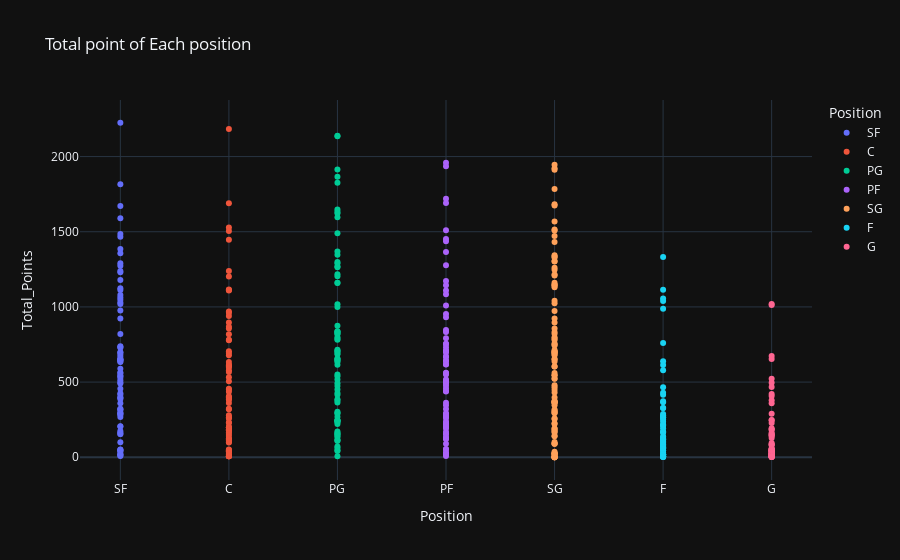
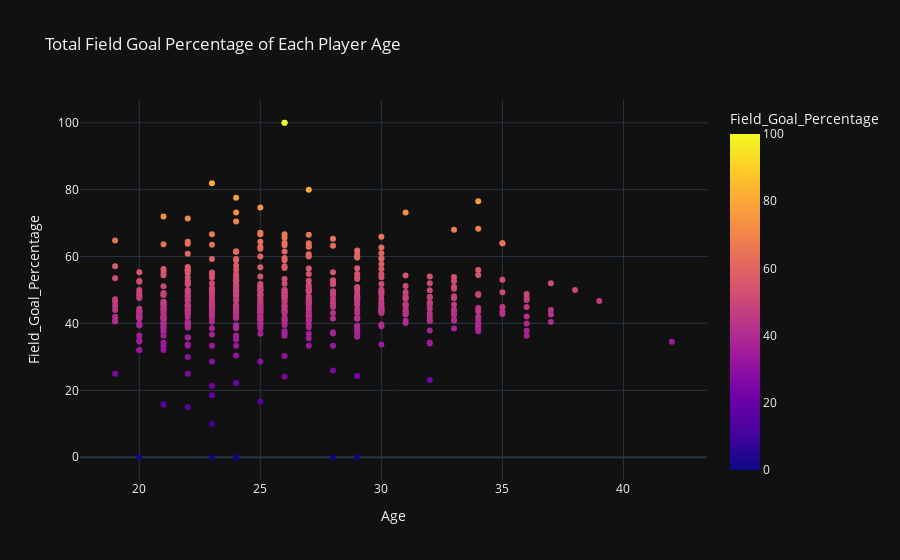
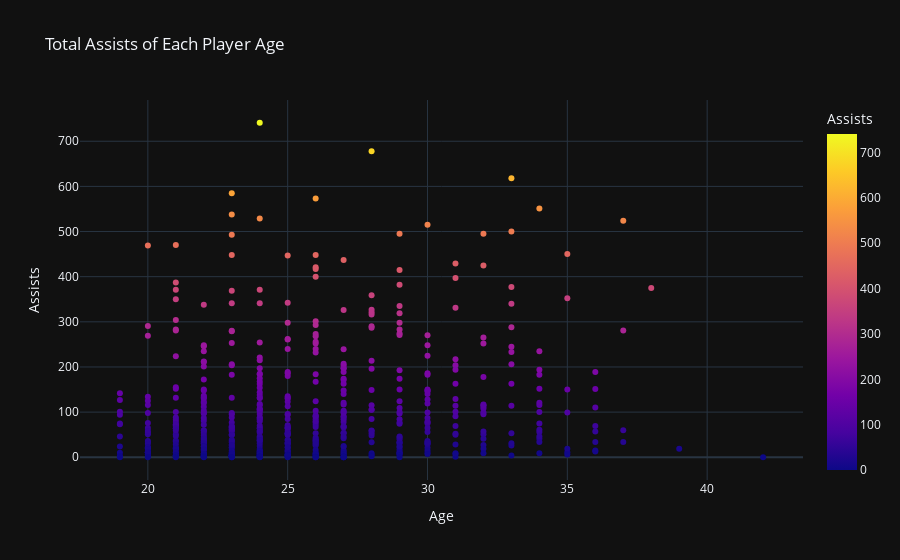

Notebook code for these charts, in order:
### Code cell
Total_point_POS=px.scatter(df,x='Position',y='Total_Points',color='Position',template='plotly_dark',
                           title='Total point of Each position')
Total_point_POS.show()
Field_Goal_Percentage=px.scatter(df,x='Age',y='Field_Goal_Percentage',color='Field_Goal_Percentage',template='plotly_dark',title='Total Field Goal Percentage of Each Player Age')
Field_Goal_Percentage.show()
Field_Goal_Percentage=px.scatter(df,x='Age',y='Assists',color='Assists',template='plotly_dark',title='Total Assists of Each Player Age')
Field_Goal_Percentage.show()

### Figure 1 — Plotly figure (JSON) as saved in the notebook; plotly's stock layout.template omitted (floating-point values rounded to 4 significant figures)
{"data": [{"hovertemplate": "Position=%{x}<br>Total_Points=%{y}<extra></extra>", "legendgroup": "SF", "marker": {"color": "#636efa", "symbol": "circle"}, "mode": "markers", "name": "SF", "orientation": "v", "showlegend": true, "type": "scatter", "x": ["SF", "SF", "SF", "SF", "SF", "SF", "SF", "SF", "SF", "SF", "SF", "SF", "SF", "SF", "SF", "SF", "SF", "SF", "SF", "SF", "SF", "SF", "SF", "SF", "SF", "SF", "SF", "SF", "SF", "SF", "SF", "SF", "SF", "SF", "SF", "SF", "SF", "SF", "SF", "SF", "SF", "SF", "SF", "SF", "SF", "SF", "SF", "SF", "SF", "SF", "SF", "SF", "SF", "SF", "SF", "SF", "SF", "SF", "SF", "SF", "SF", "SF", "SF", "SF", "SF", "SF", "SF", "SF", "SF", "SF", "SF", "SF", "SF", "SF", "SF", "SF", "SF"], "xaxis": "x", "y": [2225, 1816, 1671, 1590, 1485, 1466, 1385, 1357, 1290, 1273, 1239, 1230, 1179, 1124, 1112, 1080, 1062, 1047, 1029, 1019, 976, 923, 820, 738, 733, 728, 698, 697, 683, 669, 654, 650, 649, 647, 647, 637, 633, 588, 562, 561, 542, 541, 529, 512, 497, 490, 455, 425, 415, 398, 395, 387, 359, 322, 319, 314, 297, 293, 287, 283, 268, 206, 205, 174, 165, 155, 155, 100, 51, 50, 46, 44, 35, 20, 20, 11, 9], "yaxis": "y"}, {"hovertemplate": "Position=%{x}<br>Total_Points=%{y}<extra></extra>", "legendgroup": "C", "marker": {"color": "#EF553B", "symbol": "circle"}, "mode": "markers", "name": "C", "orientation": "v", "showlegend": true, "type": "scatter", "x": ["C", "C", "C", "C", "C", "C", "C", "C", "C", "C", "C", "C", "C", "C", "C", "C", "C", "C", "C", "C", "C", "C", "C", "C", "C", "C", "C", "C", "C", "C", "C", "C", "C", "C", "C", "C", "C", "C", "C", "C", "C", "C", "C", "C", "C", "C", "C", "C", "C", "C", "C", "C", "C", "C", "C", "C", "C", "C", "C", "C", "C", "C", "C", "C", "C", "C", "C", "C", "C", "C", "C", "C", "C", "C", "C", "C", "C", "C"], "xaxis": "x", "y": [2183, 1690, 1529, 1505, 1447, 1239, 1203, 1115, 1113, 1109, 969, 961, 939, 897, 868, 857, 818, 781, 779, 705, 694, 679, 634, 616, 612, 602, 600, 579, 567, 532, 506, 456, 450, 435, 406, 399, 387, 383, 361, 323, 320, 279, 263, 262, 261, 233, 227, 199, 199, 199, 186, 182, 181, 178, 167, 155, 142, 125, 121, 116, 112, 102, 98, 51, 49, 43, 43, 43, 40, 36, 35, 24, 19, 12, 7, 6, 6, 6], "yaxis": "y"}, {"hovertemplate": "Position=%{x}<br>Total_Points=%{y}<extra></extra>", "legendgroup": "PG", "marker": {"color": "#00cc96", "symbol": "circle"}, "mode": "markers", "name": "PG", "orientation": "v", "showlegend": true, "type": "scatter", "x": ["PG", "PG", "PG", "PG", "PG", "PG", "PG", "PG", "PG", "PG", "PG", "PG", "PG", "PG", "PG", "PG", "PG", "PG", "PG", "PG", "PG", "PG", "PG", "PG", "PG", "PG", "PG", "PG", "PG", "PG", "PG", "PG", "PG", "PG", "PG", "PG", "PG", "PG", "PG", "PG", "PG", "PG", "PG", "PG", "PG", "PG", "PG", "PG", "PG", "PG", "PG", "PG", "PG", "PG", "PG", "PG", "PG", "PG", "PG", "PG", "PG", "PG", "PG", "PG", "PG", "PG", "PG", "PG", "PG", "PG", "PG", "PG", "PG", "PG", "PG", "PG", "PG"], "xaxis": "x", "y": [2138, 2135, 1914, 1866, 1826, 1648, 1633, 1623, 1596, 1490, 1369, 1347, 1298, 1290, 1271, 1263, 1218, 1204, 1160, 1159, 1017, 1000, 875, 838, 837, 830, 822, 819, 798, 786, 781, 715, 709, 703, 693, 685, 659, 651, 650, 641, 636, 615, 550, 539, 517, 493, 474, 450, 427, 415, 386, 378, 365, 302, 295, 291, 270, 246, 246, 244, 239, 232, 222, 171, 161, 157, 152, 142, 135, 114, 114, 108, 72, 61, 47, 41, 7], "yaxis": "y"}, {"hovertemplate": "Position=%{x}<br>Total_Points=%{y}<extra></extra>", "legendgroup": "PF", "marker": {"color": "#ab63fa", "symbol": "circle"}, "mode": "markers", "name": "PF", "orientation": "v", "showlegend": true, "type": "scatter", "x": ["PF", "PF", "PF", "PF", "PF", "PF", "PF", "PF", "PF", "PF", "PF", "PF", "PF", "PF", "PF", "PF", "PF", "PF", "PF", "PF", "PF", "PF", "PF", "PF", "PF", "PF", "PF", "PF", "PF", "PF", "PF", "PF", "PF", "PF", "PF", "PF", "PF", "PF", "PF", "PF", "PF", "PF", "PF", "PF", "PF", "PF", "PF", "PF", "PF", "PF", "PF", "PF", "PF", "PF", "PF", "PF", "PF", "PF", "PF", "PF", "PF", "PF", "PF", "PF", "PF", "PF", "PF", "PF", "PF", "PF", "PF", "PF", "PF", "PF"], "xaxis": "x", "y": [1959, 1936, 1720, 1691, 1510, 1451, 1437, 1366, 1277, 1173, 1144, 1109, 1085, 1010, 953, 931, 847, 833, 791, 755, 754, 731, 712, 707, 696, 671, 666, 642, 641, 619, 617, 562, 559, 551, 518, 509, 508, 504, 497, 493, 478, 459, 441, 437, 362, 346, 321, 292, 288, 277, 266, 263, 240, 225, 224, 220, 206, 196, 195, 170, 157, 153, 132, 128, 124, 122, 89, 55, 51, 28, 27, 25, 22, 9], "yaxis": "y"}, {"hovertemplate": "Position=%{x}<br>Total_Points=%{y}<extra></extra>", "legendgroup": "SG", "marker": {"color": "#FFA15A", "symbol": "circle"}, "mode": "markers", "name": "SG", "orientation": "v", "showlegend": true, "type": "scatter", "x": ["SG", "SG", "SG", "SG", "SG", "SG", "SG", "SG", "SG", "SG", "SG", "SG", "SG", "SG", "SG", "SG", "SG", "SG", "SG", "SG", "SG", "SG", "SG", "SG", "SG", "SG", "SG", "SG", "SG", "SG", "SG", "SG", "SG", "SG", "SG", "SG", "SG", "SG", "SG", "SG", "SG", "SG", "SG", "SG", "SG", "SG", "SG", "SG", "SG", "SG", "SG", "SG", "SG", "SG", "SG", "SG", "SG", "SG", "SG", "SG", "SG", "SG", "SG", "SG", "SG", "SG", "SG", "SG", "SG", "SG", "SG", "SG", "SG", "SG", "SG", "SG", "SG", "SG", "SG", "SG", "SG", "SG", "SG", "SG", "SG", "SG", "SG", "SG", "SG", "SG", "SG", "SG", "SG", "SG", "SG", "SG", "SG", "SG", "SG", "SG", "SG"], "xaxis": "x", "y": [1946, 1922, 1913, 1784, 1683, 1675, 1568, 1515, 1509, 1471, 1431, 1344, 1335, 1329, 1306, 1302, 1260, 1247, 1216, 1209, 1160, 1148, 1148, 1140, 1130, 1041, 1025, 972, 923, 897, 856, 833, 822, 799, 789, 780, 756, 750, 743, 713, 704, 703, 698, 691, 687, 678, 654, 652, 637, 604, 604, 561, 546, 546, 524, 522, 479, 466, 449, 431, 397, 374, 372, 369, 364, 363, 362, 346, 317, 309, 302, 297, 293, 257, 255, 226, 222, 191, 189, 179, 172, 165, 143, 140, 101, 92, 89, 89, 37, 28, 25, 25, 21, 19, 9, 5, 0, 0, 0, 0, 0], "yaxis": "y"}, {"hovertemplate": "Position=%{x}<br>Total_Points=%{y}<extra></extra>", "legendgroup": "F", "marker": {"color": "#19d3f3", "symbol": "circle"}, "mode": "markers", "name": "F", "orientation": "v", "showlegend": true, "type": "scatter", "x": ["F", "F", "F", "F", "F", "F", "F", "F", "F", "F", "F", "F", "F", "F", "F", "F", "F", "F", "F", "F", "F", "F", "F", "F", "F", "F", "F", "F", "F", "F", "F", "F", "F", "F", "F", "F", "F", "F", "F", "F", "F", "F", "F", "F", "F", "F", "F", "F", "F", "F", "F", "F", "F", "F", "F", "F", "F", "F", "F", "F", "F", "F", "F", "F", "F", "F"], "xaxis": "x", "y": [1332, 1114, 1056, 1039, 987, 760, 639, 614, 578, 466, 429, 415, 372, 366, 328, 328, 288, 278, 276, 268, 266, 262, 251, 236, 216, 214, 210, 193, 172, 168, 165, 139, 130, 122, 122, 120, 110, 105, 98, 89, 85, 82, 75, 69, 66, 61, 59, 57, 46, 45, 31, 21, 20, 17, 17, 17, 16, 16, 15, 9, 7, 6, 5, 3, 2, 2], "yaxis": "y"}, {"hovertemplate": "Position=%{x}<br>Total_Points=%{y}<extra></extra>", "legendgroup": "G", "marker": {"color": "#FF6692", "symbol": "circle"}, "mode": "markers", "name": "G", "orientation": "v", "showlegend": true, "type": "scatter", "x": ["G", "G", "G", "G", "G", "G", "G", "G", "G", "G", "G", "G", "G", "G", "G", "G", "G", "G", "G", "G", "G", "G", "G", "G", "G", "G", "G", "G", "G", "G", "G", "G", "G", "G", "G", "G", "G", "G", "G", "G", "G", "G", "G", "G", "G", "G", "G", "G", "G", "G", "G", "G", "G", "G", "G", "G", "G", "G", "G", "G", "G", "G", "G", "G", "G", "G"], "xaxis": "x", "y": [1019, 1013, 673, 654, 522, 496, 467, 420, 407, 379, 360, 290, 247, 246, 227, 193, 184, 183, 163, 154, 151, 145, 141, 128, 95, 87, 85, 78, 56, 56, 53, 52, 50, 45, 44, 44, 44, 42, 42, 38, 36, 30, 28, 26, 24, 24, 23, 22, 21, 20, 17, 15, 14, 13, 10, 10, 9, 9, 5, 4, 4, 4, 3, 3, 3, 2], "yaxis": "y"}], "layout": {"legend": {"title": {"text": "Position"}, "tracegroupgap": 0}, "title": {"text": "Total point of Each position"}, "xaxis": {"anchor": "y", "categoryarray": ["SF", "C", "PG", "PF", "SG", "F", "G"], "categoryorder": "array", "domain": [0, 1], "title": {"text": "Position"}}, "yaxis": {"anchor": "x", "domain": [0, 1], "title": {"text": "Total_Points"}}}}

### Figure 2 — Plotly figure (JSON) as saved in the notebook; plotly's stock layout.template omitted (floating-point values rounded to 4 significant figures; data arrays with more than 128 entries replaced by an {"elided": "..."} marker saying what was removed)
{"data": [{"hovertemplate": "Age=%{x}<br>Field_Goal_Percentage=%{marker.color}<extra></extra>", "legendgroup": "", "marker": {"color": {"elided": "539 float values"}, "coloraxis": "coloraxis", "symbol": "circle"}, "mode": "markers", "name": "", "orientation": "v", "showlegend": false, "type": "scatter", "x": {"elided": "539 int values"}, "xaxis": "x", "y": {"elided": "539 float values"}, "yaxis": "y"}], "layout": {"coloraxis": {"colorbar": {"title": {"text": "Field_Goal_Percentage"}}, "colorscale": [[0, "#0d0887"], [0.1111, "#46039f"], [0.2222, "#7201a8"], [0.3333, "#9c179e"], [0.4444, "#bd3786"], [0.5556, "#d8576b"], [0.6667, "#ed7953"], [0.7778, "#fb9f3a"], [0.8889, "#fdca26"], [1, "#f0f921"]]}, "legend": {"tracegroupgap": 0}, "title": {"text": "Total Field Goal Percentage of Each Player Age"}, "xaxis": {"anchor": "y", "domain": [0, 1], "title": {"text": "Age"}}, "yaxis": {"anchor": "x", "domain": [0, 1], "title": {"text": "Field_Goal_Percentage"}}}}

### Figure 3 — Plotly figure (JSON) as saved in the notebook; plotly's stock layout.template omitted (floating-point values rounded to 4 significant figures; data arrays with more than 128 entries replaced by an {"elided": "..."} marker saying what was removed)
{"data": [{"hovertemplate": "Age=%{x}<br>Assists=%{marker.color}<extra></extra>", "legendgroup": "", "marker": {"color": {"elided": "539 int values"}, "coloraxis": "coloraxis", "symbol": "circle"}, "mode": "markers", "name": "", "orientation": "v", "showlegend": false, "type": "scatter", "x": {"elided": "539 int values"}, "xaxis": "x", "y": {"elided": "539 int values"}, "yaxis": "y"}], "layout": {"coloraxis": {"colorbar": {"title": {"text": "Assists"}}, "colorscale": [[0, "#0d0887"], [0.1111, "#46039f"], [0.2222, "#7201a8"], [0.3333, "#9c179e"], [0.4444, "#bd3786"], [0.5556, "#d8576b"], [0.6667, "#ed7953"], [0.7778, "#fb9f3a"], [0.8889, "#fdca26"], [1, "#f0f921"]]}, "legend": {"tracegroupgap": 0}, "title": {"text": "Total Assists of Each Player Age"}, "xaxis": {"anchor": "y", "domain": [0, 1], "title": {"text": "Age"}}, "yaxis": {"anchor": "x", "domain": [0, 1], "title": {"text": "Assists"}}}}
